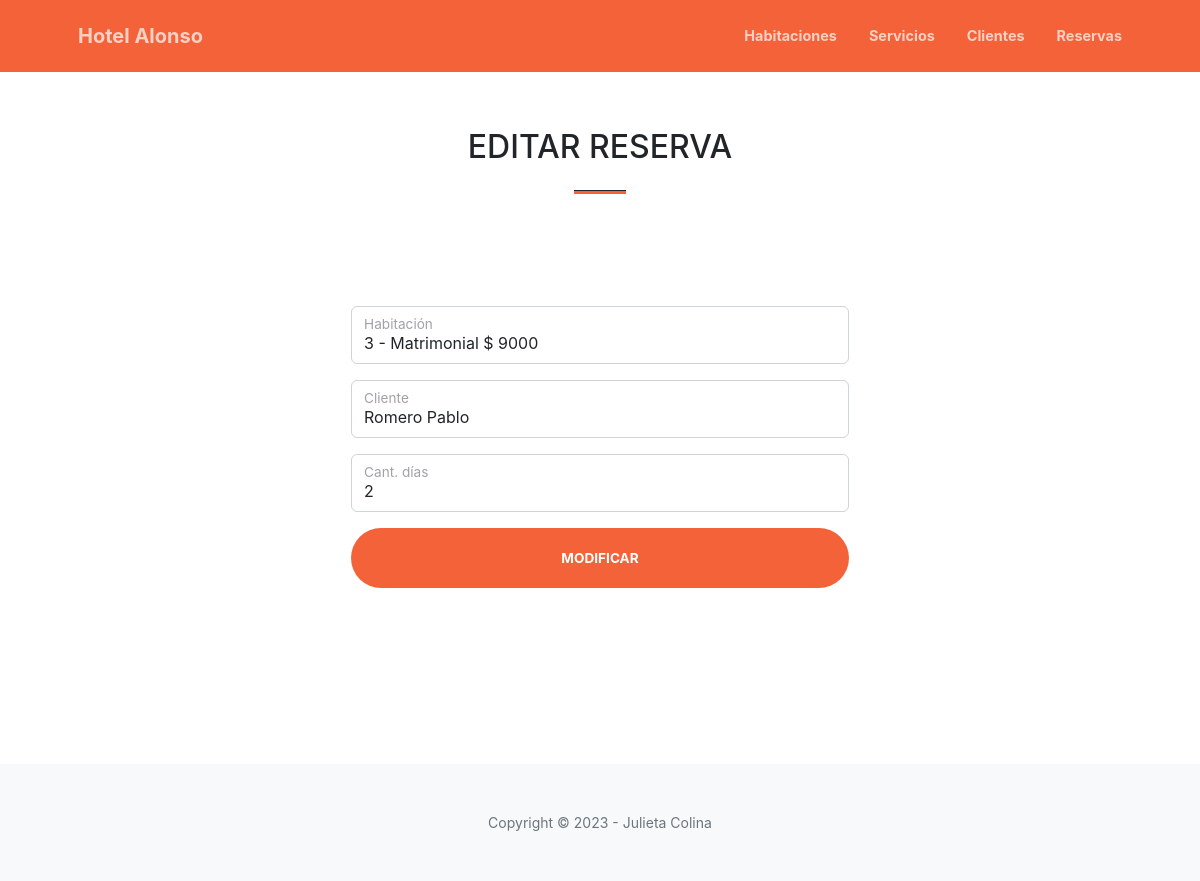
Page /reservas/editar_reserva/8 on the committed database.
### APP1/models.py (models this page shows, shortened)
class reserva(models.Model):
    habitación = models.ForeignKey(habitación, on_delete=models.CASCADE, blank=True, default='1')
    cliente = models.ForeignKey(cliente, on_delete=models.CASCADE, blank=True, null=True)
    cant_días = models.PositiveIntegerField()
    class Meta:
        db_table = 'reserva'
        verbose_name = 'reserva'
        verbose_name_plural = 'Reservas'

class habitación(models.Model):
    tipo = models.ForeignKey(tipo_habitación, on_delete=models.CASCADE, blank=True, null=True)
    servicios = models.ManyToManyField(servicio)
    tarifa = models.PositiveIntegerField(default=8000)
    ocupada = models.BooleanField(default=False)
    def __str__(self):
        return '%s - %s $ %s'%(self.id,self.tipo,self.tarifa)
    class Meta:
        db_table = 'habitación'
        verbose_name = 'habitación'
        verbose_name_plural = 'Habitaciones'

class tipo_habitación(models.Model):
    nombre = models.CharField(max_length=20, null=False, verbose_name='tipo')
    def __str__(self):
        return '%s'%(self.nombre)
    class Meta:
        db_table = 'tipo_habitación'
        verbose_name = 'tipoH'
        verbose_name_plural = 'Tipos de Habitaciones'

class cliente(models.Model):
    dni = models.CharField(max_length=8, null=False, verbose_name='DNI')
    nombre = models.CharField(max_length=20, null=False, verbose_name='Nombre')
    apellido = models.CharField(max_length=20, null=False, verbose_name='Apellido')
    tel = models.CharField(max_length=10, null=False, verbose_name='Teléfono')
    géneros = [('V', 'Varón'),('M', 'Mujer'),]
    género = models.CharField(max_length=1, choices=géneros)
    def __str__(self):
        return '%s  %s'%(self.apellido, self.nombre)
    class Meta:
        db_table = 'cliente'
        verbose_name = 'cliente'
        verbose_name_plural = 'Clientes'

### APP1/views.py (the view)
# urls.py: path('reservas/editar_reserva/<int:id>',views.reservasEditar),
def reservasEditar(request, id):
    r = reserva.objects.get(id=id)
    h = habitación.objects.all()
    c = cliente.objects.all()
    dato = {
            'reserva':r,
            'hab':h,
            'clientes':c
            }
    return render(request, 'editar/reservas.html', dato)

### APP1/models.py (called while the page is built)
    def __str__(self):
        return '%s'%(self.nombre)

### APP1/templates/editar/reservas.html (shortened to what this page needs)
{%extends "template_padre.html"%}
{% load static %}
{%block content%}
<main>
    <section id="nuevo" class="page-section" id="contact">
        <div class="container px-4 px-lg-5">
            <div class="row gx-4 gx-lg-5 justify-content-center">
                <div class="col-lg-8 col-xl-6 text-center">
                    <h2 class="mt-0">EDITAR RESERVA</h2>
                    <hr class="divider" />
                    <br>
                </div>
            </div>
            <div class="row gx-4 gx-lg-5 justify-content-center mb-5">
                <div class="col-lg-6">
                    <br><br>
                    <form action="{%url 'edicionR'%}" method="POST">{% csrf_token %}
                        <div class="form-floating mb-3">
                            <select name="hab" class="form-control" >
                                <option value="{{reserva.habitación.id}}">{{reserva.habitación}}</option>
                            </select>
                            <label for="habitación">Habitación</label>
                        </div>
                        <div class="form-floating mb-3">
                            <select name="cliente" class="form-control" id="hab">
                                <option value="{{reserva.cliente.id}}">{{reserva.cliente}}</option>
                            </select>
                            <label for="habitación">Cliente</label>
                        </div>
                        <div class="form-floating mb-3">
                            <input value="{{ reserva.cant_días }}" name="días" class="form-control" id="días" type="number" placeholder="Cliente..." data-sb-validations="required" />
                            <label for="días">Cant. días</label>
                        </div>
                        <div class="d-grid">
                            <input class="btn btn-primary btn-xl" type="submit" value="Modificar">
                        </div>
                    </form>
                </div>
            </div>
        </div>
    </section>
</main>
{%endblock%}

### rows in the picture
reserva: hab "3 - Matrimonial $ 9000", cliente "Romero Pablo", días "2"
